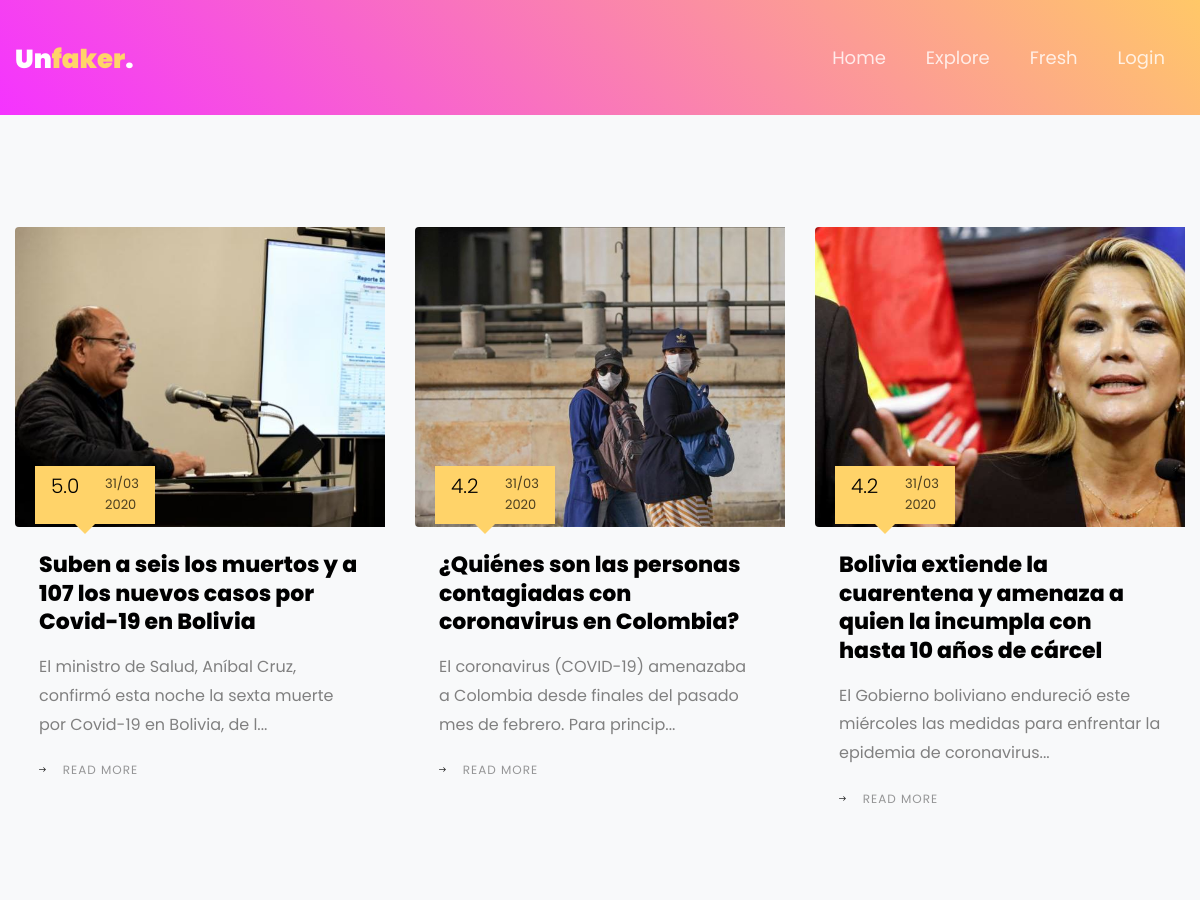
Before: / (upper part) with the older database file.
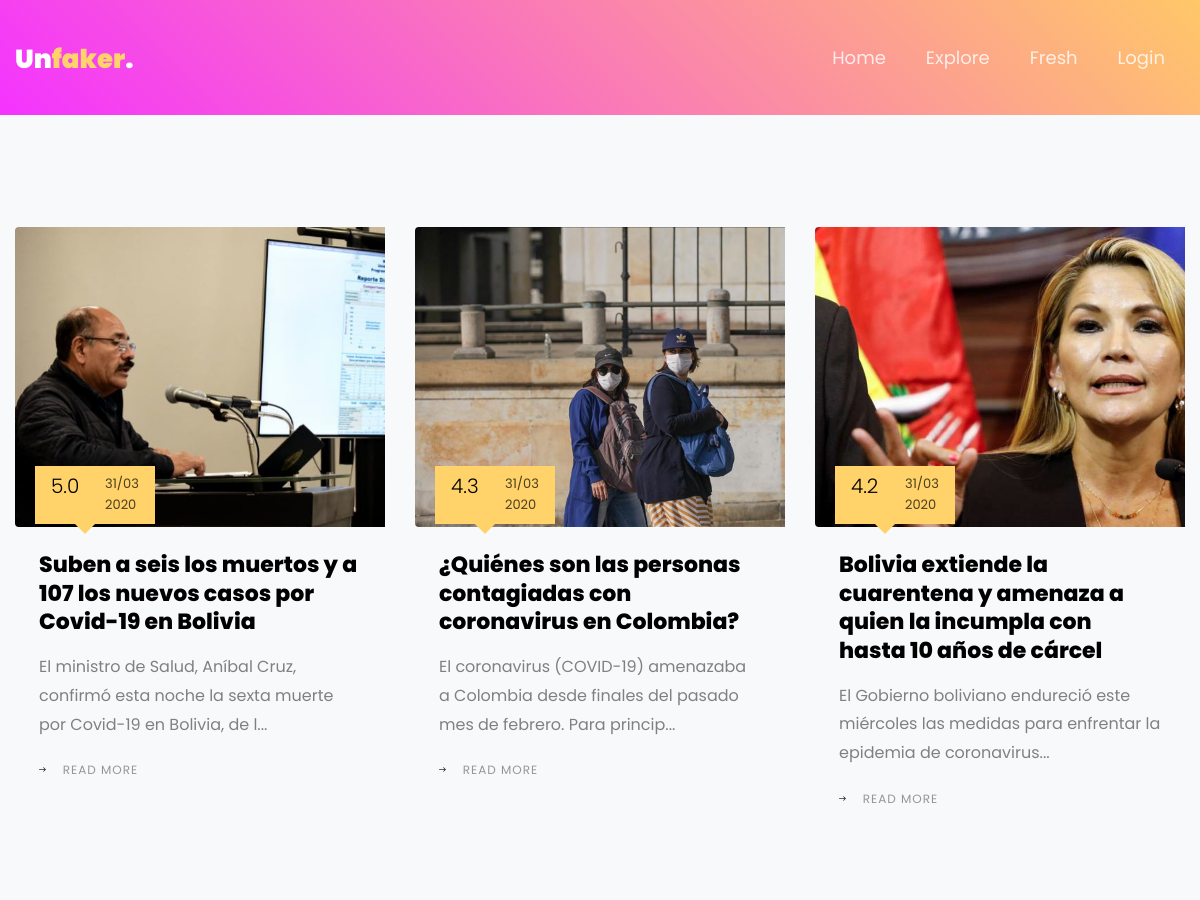
After: the same page with the newer database file.
### main/models.py (models this page shows, shortened)
class Noticia(models.Model):
    titulo = models.TextField()
    descripcion = models.TextField()
    fuente = models.CharField(max_length=100)
    puntaje = models.FloatField(default=0)
    creador = models.ForeignKey('Usuario', on_delete=models.CASCADE, related_name='creador')
    fecha = models.DateTimeField(auto_now_add=True)
    paises = (('Argentina', 'Argentina'), ('Bolivia', 'Bolivia'), ('Brasil', 'Brasil'),
              ('Chile', 'Chile'), ('Colombia', 'Colombia'), ('Ecuador', 'Ecuador'),
              ('Paraguay', 'Paraguay'), ('Perú', 'Perú'), ('Uruguay', 'Uruguay'),
              ('Venezuela', 'Venezuela'), ('Internacional', 'Internacional'))
    pais = models.CharField(choices=paises, default='Internacional',max_length=20)
    imagen = models.CharField(max_length=100, default='default')
    categorias = models.ManyToManyField(Categoria)
    usuarios = models.ManyToManyField('Usuario', related_name='usuarios')
    n = models.FloatField(default=2)
    def getPuntaje(self):
        return "%.1f" % self.puntaje
    def getFecha(self):
        return self.fecha.strftime("%d/%m")
    def getYear(self):
        return self.fecha.strftime("%Y")

### main/views.py (the view)
# urls.py: path('', feed_view, name='feed'),
def feed_view(request):
    noticias = Noticia.objects.filter(puntaje__gte=4)
    return render(request, "feed.html", {'noticias': noticias})

### templates/feed.html (shortened to what this page needs)
{% extends 'base.html' %}
{% block content %}
<section class="ftco-section bg-light"> {% csrf_token %}
      <div class="container">
        <div class="row d-flex">
          {% for noticia in noticias reversed %}
          <div class="col-md-4 d-flex ftco-animate">
          	<div class="blog-entry justify-content-end">
                <a href="{% url 'new' id=noticia.id%}" class="block-20 center-cropped" style="background-image: url({{ "../media/"|add:noticia.imagen }});">
              </a>
              <div class="text p-4 float-right d-block">
              	<div class="topper d-flex align-items-center">
              		<div class="one py-2 pl-3 pr-1 align-self-stretch">
              			<span class="day" style="font-size: 20px">{{noticia.getPuntaje}}</span>
              		</div>
              		<div class="two pl-0 pr-3 py-2 align-self-stretch">
              			<span class="yr">{{noticia.getFecha}}</span>
              			<span class="mos">{{noticia.getYear}}</span>
              		</div>
              	</div>
              	<h3 class="heading mb-3"><a href="{% url 'new' id=noticia.id%}">{{noticia.titulo}}</a></h3>
                <p>{{noticia.descripcion|slice:"0:100"|add:"..." }}</p>
                <p><a href="{% url 'new' id=noticia.id%}" class="btn-custom"><span class="ion-ios-arrow-round-forward mr-3"></span>Read more</a></p>
              </div>
            </div>
          </div>
          {% endfor %}
        </div>
      </div>
    </section>
{% endblock %}

Changed rows visible on the page:
changed Noticia "¿Quiénes son las personas contagiadas con coronavirus en Colombia?": getPuntaje "4.2" → "4.3"
